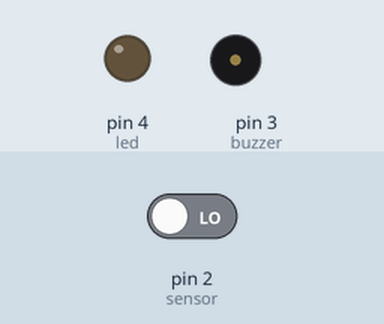
This sketch was run on a simulated Arduino Uno, built with avr-gcc and run on an emulated ATmega328P. Parts: output pins drawn as LEDs (lit = HIGH), buzzer (waves = sounding). The inputs (shaded band) are chosen by the test bench; at power-on: pin 2 (sensor) LOW.

Above: at 1.2 s.
1.3 s: pin 2 (sensor) driven HIGH
At 1.7 s:
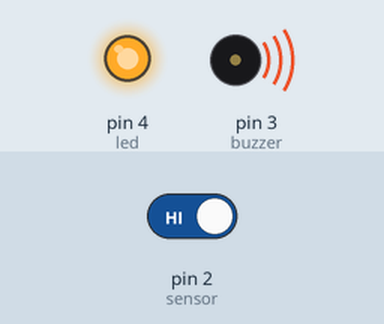
Timing chart, 0 to 4.3 s (numbered marks = the images above; inputs shaded):
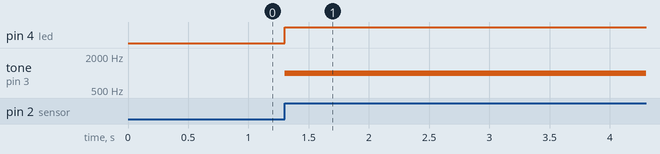

The sketch:

Alarme_com_Sensor_PIR.ino
```cpp
int sensor = 2; // O pino do sensor está na porta digital 2
int buzzer = 3; // O buzzer está na porta digital 3
int led = 4 ; // O LED está na porta digital 4

int valorSensor = 0;

void setup() {

pinMode(sensor,INPUT); // Define o Sensor como entrada
pinMode(buzzer,OUTPUT); // Define o Buzzer como saída
pinMode(led,OUTPUT); // Define o Led como saída
}

void loop() {

  valorSensor = digitalRead(sensor); // Lendo o Sensor de movimentos

  if (valorSensor == 1) { // Se o sensor detectar movimentos

    // Alarme Liga

     digitalWrite(led, HIGH); // Liga o LED
     tone(buzzer,1000); // Ativa o Buzzer
     delay(5000); // tempo de 5 segundos para desligar o Alarme

  } else { // Se caso o Alarme não detectar movimentos

     digitalWrite(led, LOW); // LED fica desligado
     noTone(buzzer); // Buzzer fica desligado

  }
}
```

Measured:
- after the input at 1.3 s, pin 4 (led): LOW → HIGH at once; tone on pin 3 (buzzer): silent → 1000 Hz at once
